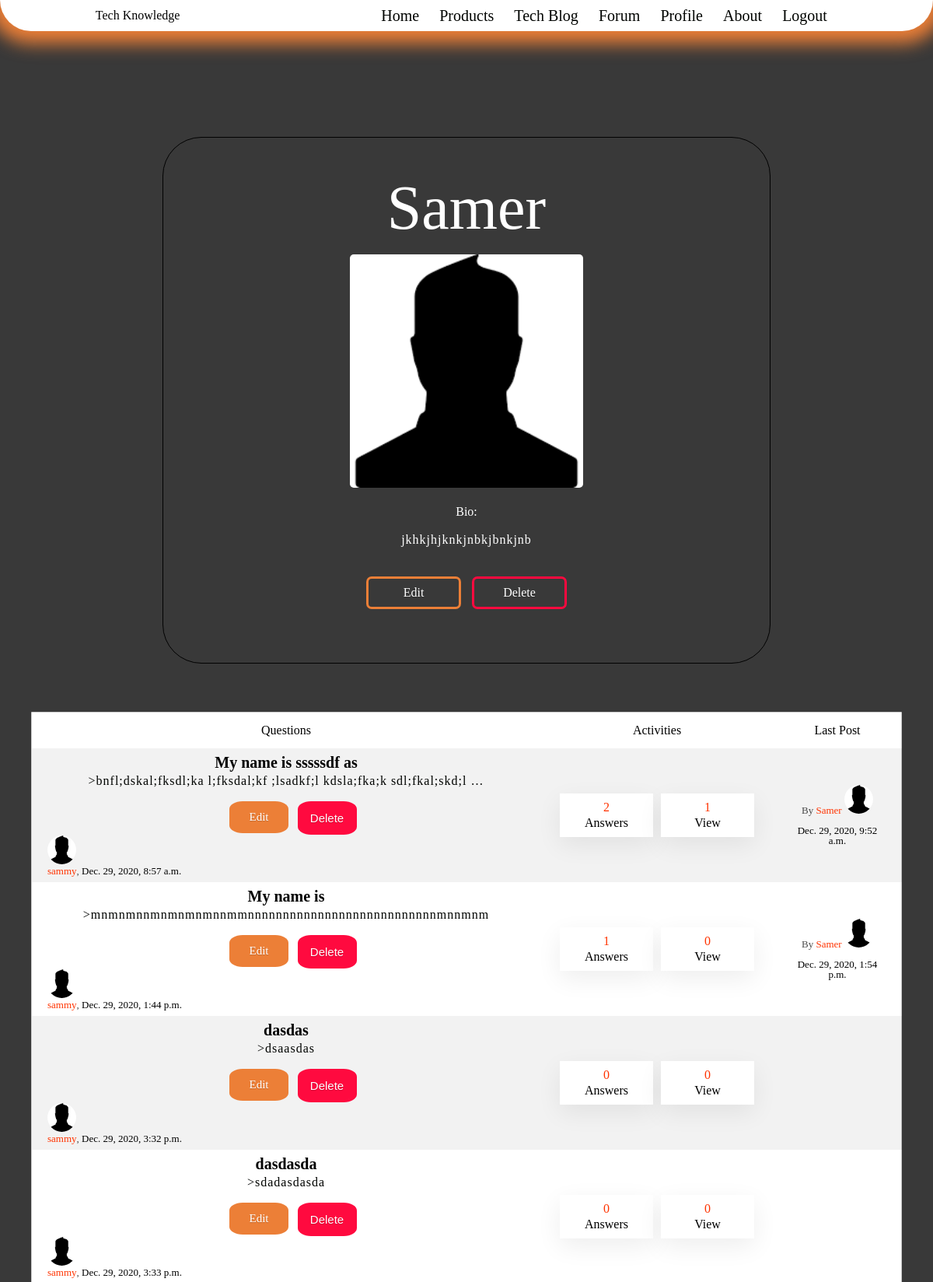
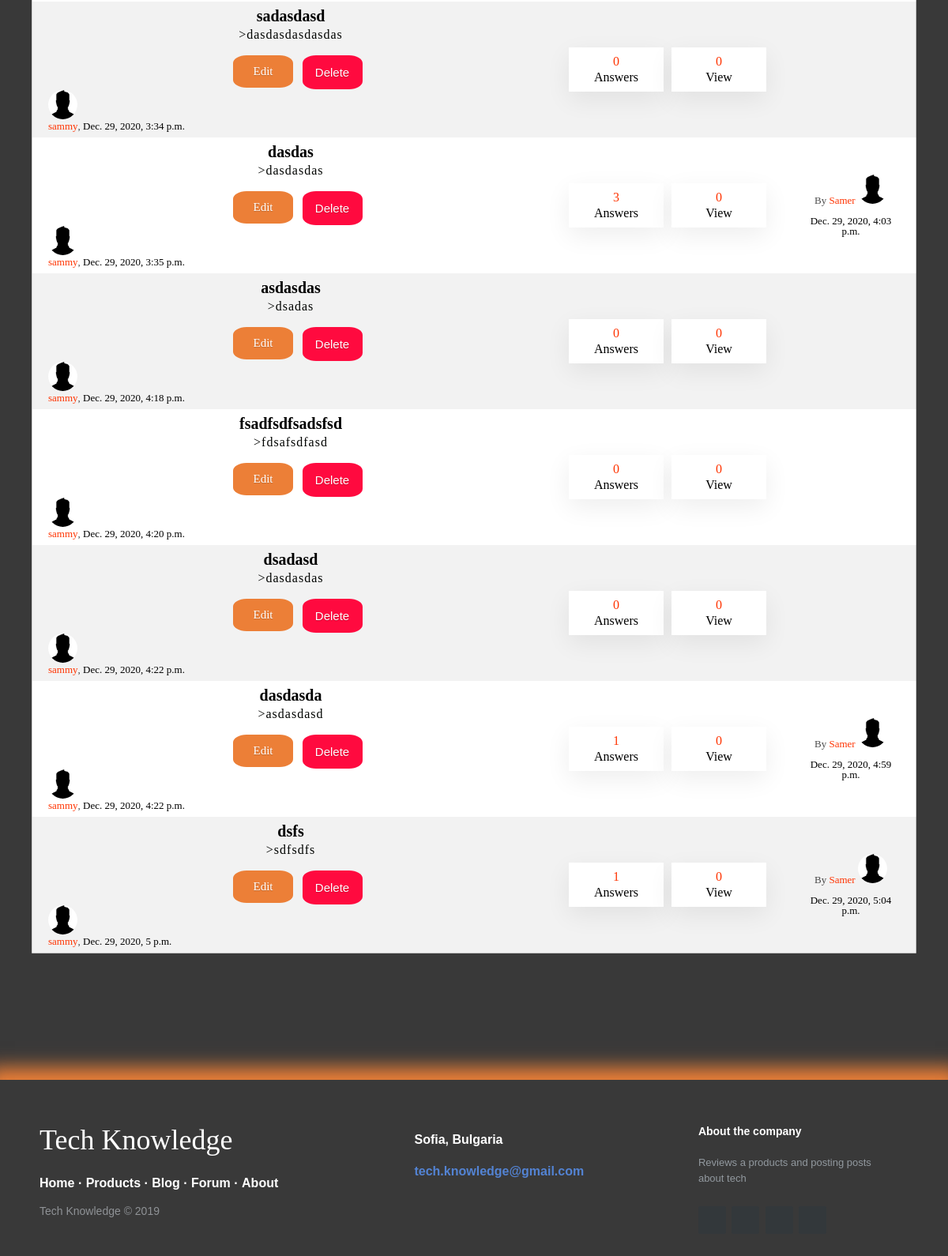
Screenshot of /user/profile/1 (signed in) with the database file from the repository (2 pictures, top to bottom).
### users/models.py (models this page shows)
class ProfileUser(models.Model):
    name = models.CharField(max_length=10, blank=True)
    profile_pic = models.ImageField(upload_to='profile_img', default='default.png', blank=True)
    bio = models.TextField(blank=True, )
    user = models.OneToOneField(User, on_delete=models.CASCADE, related_name='profile')

### forum_app/models.py (models this page shows, shortened)
class Forum(models.Model):
    user = models.ForeignKey(User, on_delete=models.CASCADE)
    title = models.CharField(max_length=100)
    slug = models.SlugField(unique=True)
    desc = models.TextField()
    views_count = models.ManyToManyField(User, related_name='views')
    created_at = models.DateTimeField(auto_now_add=True)

class Comment(models.Model):
    user = models.ForeignKey(User, on_delete=models.CASCADE)
    forum = models.ForeignKey(Forum, on_delete=models.CASCADE)
    desc = models.TextField()
    likes = models.ManyToManyField(User, related_name='like')
    dislikes = models.ManyToManyField(User, related_name='dislike')
    created_at = models.DateTimeField(auto_now_add=True)

### users/views.py (the view)
# urls.py: path('profile/<int:pk>', ProfileView.as_view(), name='profile'),
class ProfileView(DetailView):
    @method_decorator(login_required(login_url='login user'))
    def get(self, request, *args, **kwargs):
        user = User.objects.get(pk=kwargs['pk'])
        forum = Forum.objects.filter(user=kwargs['pk'])
        return render(request, 'profile.html',
                      {'pk': request.user.id, 'user_profile': user, 'forum':forum})

### templates/profile.html (shortened to what this page needs)
{% extends 'common/site.html' %}
{% load static %}
{% block style %}
    <link rel="stylesheet" type="text/css" href="{% static 'css/forum.css' %}">
{% endblock %}
{% block site_content %}
    <div class="root">
        <div class="content">
            <div class="profile">
                <h1>{{ user_profile.profile.name }}</h1>
                <img class="profile-pic" src="{{ user_profile.profile.profile_pic.url }}"
                     alt="profile image">
                <br>
                <h3>Bio:</h3>
                <p class="bio">{{ user_profile.profile.bio }}</p>
                {% if user_profile.id == pk %}
                    <div class="buttons-align">
                        <br>
                        <div class="edit-button">
                            <a class="button-success" href="{% url 'edit profile' pk %}">
                                Edit</a>
                        </div>
                        <div class="delete-button">
                            <a class="button-error" href="{% url 'delete profile' pk %}">
                                Delete</a>
                        </div>
                    </div>
                {% endif %}
            </div>
        </div>
    </div>
    <br>
    <br>
    <table class="table table-striped table-bordered table-hover table-condensed cols-3 custom_table">
        <thead>
        <tr>
            <th scope="col">Questions</th>
            <th scope="col">Activities</th>
            <th scope="col">Last Post</th>
        </tr>
        </thead>
        <tbody>
        {% for forums in forum %}
            <tr>
                <td>
                    <a href="{% url 'forum-detail' forums.slug %}">{{ forums.title }}</a>
                    <p class="desc">>{{ forums.desc|safe|truncatewords:5 }}</p>
                    <br>
                    <div class="box-btn">
                        {% if request.user == forums.user %}
                            <a style="font-weight: normal;width: 50px; margin-top: 5px" class="crud-btn button-success"
                               href="{% url 'forum-edit' forums.id %}">Edit</a>
                            <form method="post" action="{% url 'delete-forum' forums.id %}">
                                <button style="background-color: #ff0a3f" class="crud-btn button-error"
                                        type="submit">Delete
                                </button>
                            </form>
                        {% endif %}
                    </div>
                    <small style="text-align: left;"><img
                            class="profile-min-pic" src="{{ forums.user.profile.profile_pic.url }}" alt="">
                        <br>
                        <a href="#">{{ forums.user }}</a>,
                        <span class="time_ago">{{ forums.created_at }}</span></small>
                </td>
                <td>
                    <ul class="activity_outer">
                        <li><strong>{{ forums.comment_set.count }}</strong><span>Answers</span></li>
                        <li><strong>{{ forums.views_count.count }}</strong><span>View</span></li>
                    </ul>
                </td>
                <td>
                    {% if forums.comment_set.all %}
                        <div class="last_activity">By <span
                                class="user_name">{{ forums.comment_set.last.user.profile.name }} <img
                                class="profile-min-pic" src="{{ forums.user.profile.profile_pic.url }}" alt=""></span>
                            <br>
                            <br>
                            <span class="time_ago">{{ forums.comment_set.last.created_at }}</span>
                        </div>
                    {% endif %}
                </td>
            </tr>
        {% endfor %}
        </tbody>
    </table>
{% endblock %}

### static/css/forum.css (style rules this page uses)
.custom_table { width: 100%; padding: 0; max-width: 140vh; margin: 10px auto; border: 1px solid rgba(0, 0, 0, .2); border-collapse: collapse; background-color: white; }
.custom_table thead { color: #fff; background-color: white; }
.custom_table thead th { padding: 15px 20px; }
.custom_table tbody tr { transition: all .5s; }
.custom_table tbody tr:nth-child(odd) { background: rgba(0, 0, 0, .05) }
.custom_table tbody tr:nth-child(even) { background: #fff }
.custom_table tbody td { padding: 8px 20px; text-align: left; vertical-align: middle; }
.custom_table tbody td:first-child { width: 60% }
.custom_table tbody td:nth-child(2) { width: 25% }
.custom_table tbody td:nth-child(3) { width: 15%; text-align: center; }
.custom_table tbody td a { color: #000; font-size: 20px; font-weight: bold; margin-bottom: 6px; display: block; text-decoration: none; text-align: -webkit-center; }
.custom_table tbody td small, .last_activity { color: rgba(0, 0, 0, .7); font-size: 13px; display: block; text-align: center; }
.custom_table tbody td small a, .user_name { color: #ff3300; font-size: 13px; font-weight: normal; display: inline-block; margin-bottom: 0 }
.activity_outer { display: flex; margin: 0; padding: 0; justify-content: center; }
.activity_outer li { list-style: none; display: flex; flex-direction: column; align-items: center; padding: 10px 20px; background: #fff; margin: 5px; width: 50%; color: rgba(0, 0, 0, .5); min-width: 80px; -webkit-box-shadow: 0px 10px 32px 0px rgba(0, 0, 0, 0.07); -moz-box-shadow: 0px 10px 32px 0px rgba(0, 0, 0, 0.07); box-shadow: 0px 10px 32px 0px rgba(0, 0, 0, 0.07); }
.activity_outer li strong { margin-bottom: 4px; color: #ff3300 }
form { margin: auto; display: grid; color: white !important; width: revert; }
h1 { text-align: center; }
.forms h2, h3 { color: white !important; }
.profile { width: 65%; margin: auto auto 20px auto; border-radius: 50px; padding-top: 50px; padding-bottom: 50px; text-align: -webkit-center; border: 1px black solid; }
.button-success, .button-error { color: white; border-radius: 4px; padding: 10px; text-shadow: 0 1px 1px rgba(0, 0, 0, 0.2); margin: 10px; width: 12vh; }
.button-success { box-shadow: 0 0 0 3px #ec7f37; }
.edit-button { margin: auto 0 0 auto; display: flex; }
.delete-button { margin: auto auto 0 0; display: flex; }
.button-error { box-shadow: 0 0 0 3px #ff0a3f; }
.buttons-align { margin: 12px auto; text-align-last: center; display: flex; }
.profile-pic { width: 300px; padding: 20px; border-radius: 25px; }
.bio { padding: 20px; color: white; letter-spacing: 1px; }
.profile-min-pic { border-radius: 50%; width: 37px; }
.desc { color: #000300; word-break: break-word !important; text-align: center; letter-spacing: 1px; }
.crud-btn { width: 70px; padding: 10px; background-color: #ec7f37; color: white !important; border-radius: 20%; margin: auto; border: none; font-size: 15px !important; }

### static/css/clear.css (style rules this page uses)
html, body, div, span, applet, object, iframe, h1, h2, h3, h4, h5, h6, p, blockquote, pre, a, abbr, acronym, address, big, cite, code, del, dfn, em, img, ins, kbd, q, s, samp, small, strike, strong, sub, sup, tt, var, b, u, i, center, dl, dt, dd, ol, ul, li, fieldset, form, label, legend, table, caption, tbody, tfoot, thead, tr, th, td, article, aside, canvas, details, embed, figure, figcaption, footer, header, hgroup, menu, nav, output, ruby, section, summary, time, mark, audio, video { margin: 0; padding: 0; border: 0; color: black; font-size: 100%; font: inherit; text-decoration: none; vertical-align: baseline; }
body { line-height: 1; }
ol, ul { list-style: none; }
table { border-collapse: collapse; border-spacing: 0; }

### static/css/main.css (style rules this page uses)
html { scroll-behavior: smooth; }
body { background-color: #393939; }
.content { margin-top: 20vh; }
.content h1, p { color: white; }
.content h1 { font-size: 80px; text-align: center; }
.box-btn { display: flex; width: 175px; margin: auto; }

### rows the page displays
Forum: title "My name is sssssdf as", desc "bnfl;dskal;fksdl;ka l;fksdal;kf ;lsadkf;l kdsla;fka;k sdl;fkal;skd;l …", shows "Edit", user.profile.profile_pic (placeholder picture), user "sammy", created_at "Dec. 29, 2020, 8:57 a.m.", comment_set.count "2", views_count.count "1", comment_set.last.user.profile.name "Samer", comment_set.last.created_at "Dec. 29, 2020, 9:52 a.m."
Forum: title "My name is", desc "mnmnmnnmnmnmnmnnmmnnnnnnnnnnnnnnnnnnnnnnnnnnnmnnmnm", shows "Edit", user.profile.profile_pic (placeholder picture), user "sammy", created_at "Dec. 29, 2020, 1:44 p.m.", comment_set.count "1", views_count.count "0", comment_set.last.user.profile.name "Samer", comment_set.last.created_at "Dec. 29, 2020, 1:54 p.m."
Forum: title "dasdas", desc "dsaasdas", shows "Edit", user.profile.profile_pic (placeholder picture), user "sammy", created_at "Dec. 29, 2020, 3:32 p.m.", comment_set.count "0", views_count.count "0"
Forum: title "dasdasda", desc "sdadasdasda", shows "Edit", user.profile.profile_pic (placeholder picture), user "sammy", created_at "Dec. 29, 2020, 3:33 p.m.", comment_set.count "0", views_count.count "0"
Forum: title "sadasdasd", desc "dasdasdasdasdas", shows "Edit", user.profile.profile_pic (placeholder picture), user "sammy", created_at "Dec. 29, 2020, 3:34 p.m.", comment_set.count "0", views_count.count "0"
Forum: title "dasdas", desc "dasdasdas", shows "Edit", user.profile.profile_pic (placeholder picture), user "sammy", created_at "Dec. 29, 2020, 3:35 p.m.", comment_set.count "3", views_count.count "0", comment_set.last.user.profile.name "Samer", comment_set.last.created_at "Dec. 29, 2020, 4:03 p.m."
Forum: title "asdasdas", desc "dsadas", shows "Edit", user.profile.profile_pic (placeholder picture), user "sammy", created_at "Dec. 29, 2020, 4:18 p.m.", comment_set.count "0", views_count.count "0"
Forum: title "fsadfsdfsadsfsd", desc "fdsafsdfasd", shows "Edit", user.profile.profile_pic (placeholder picture), user "sammy", created_at "Dec. 29, 2020, 4:20 p.m.", comment_set.count "0", views_count.count "0"
Forum: title "dsadasd", desc "dasdasdas", shows "Edit", user.profile.profile_pic (placeholder picture), user "sammy", created_at "Dec. 29, 2020, 4:22 p.m.", comment_set.count "0", views_count.count "0"
Forum: title "dasdasda", desc "asdasdasd", shows "Edit", user.profile.profile_pic (placeholder picture), user "sammy", created_at "Dec. 29, 2020, 4:22 p.m.", comment_set.count "1", views_count.count "0", comment_set.last.user.profile.name "Samer", comment_set.last.created_at "Dec. 29, 2020, 4:59 p.m."
Forum: title "dsfs", desc "sdfsdfs", shows "Edit", user.profile.profile_pic (placeholder picture), user "sammy", created_at "Dec. 29, 2020, 5 p.m.", comment_set.count "1", views_count.count "0", comment_set.last.user.profile.name "Samer", comment_set.last.created_at "Dec. 29, 2020, 5:04 p.m."

### other values shown
{{ user_profile.profile.name }} "Samer"
{{ user_profile.profile.bio }} "jkhkjhjknkjnbkjbnkjnb"
